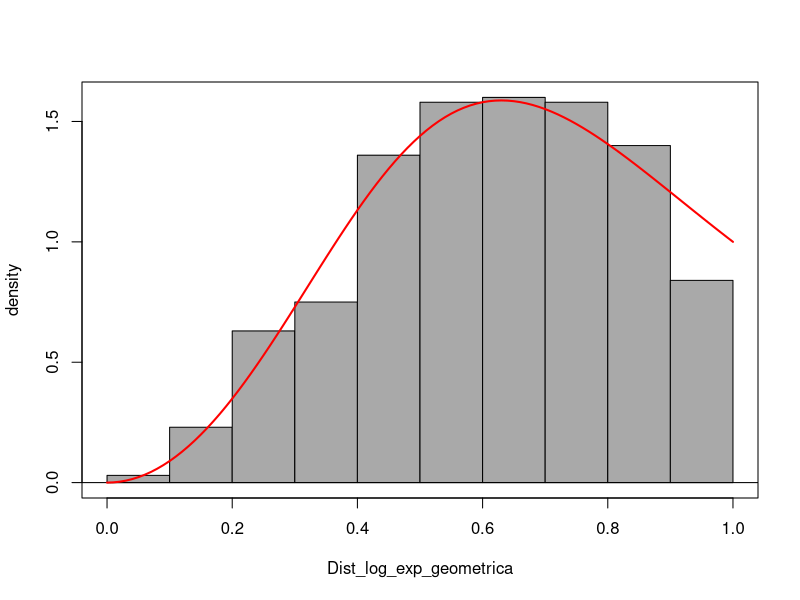

Generate this figure with R:
## ---- chunk 1
library("ggplot2")
library("dplyr")         # load
library("RcmdrMisc")
library("nleqslv")       # Resolver sistema ecuaciones lineales/no lineales
library("matrixcalc")

## ---- chunk 2

# Definimos función para generar variables aleatoria siguiendo 
# la Distribución log exponencial-geométrica (Jodra y Jimenez, 2020)
DatosJoJi <- function(α,β,n){
  # La función recibe los parámetros
  # α -> valor deseado para alpha
  # β -> valor deseado para beta
  # n -> tamaño del vector de variables aleatorias que quieren generar
  
  # Generar "n" datos uniforme (0,1):
  VectorUnif<-runif(n,0,1)
  
  # Generar datos de la Distribución log exponencial-geométrica (Jodra y Jimenez, 2020)
  # mediante la función cuantil:
  
  return ((- VectorUnif /( β * VectorUnif - β - 1))^(1/α))
  #return(((β*(-VectorUnif) - 1)/(β^2*(VectorUnif - 1)))^(1/α))

}

# Definimos la Función de densidad PdfX para validar la correctitud de 
# las variables aleatorias creadas con la función DatosJoJi 
PdfX<- function(x,n){(α*(1 + β)*x^(α-1))/(1 + β*x^α)^2 }
#PdfX<- function(x) {(α/β)*x^(α-1)*exp(-x^α/β)}


# Declaramos los valores de α,β,n
α=3; 
β=2;
n=1000;

# Llamamos la funcion DatosJoJi con sus respectivos parametros
Dist_log_exp_geometrica <- DatosJoJi(α,β,n)

# Graficamos un histograma con las variables obtenidas
Hist(Dist_log_exp_geometrica, scale="density", breaks="Sturges", col="darkgray")

# Añadimos la curva de validacion a la grafica
curve(PdfX(x), from=0, to=1.0, lwd=2, cex = 1.1, col="red",add=TRUE)
